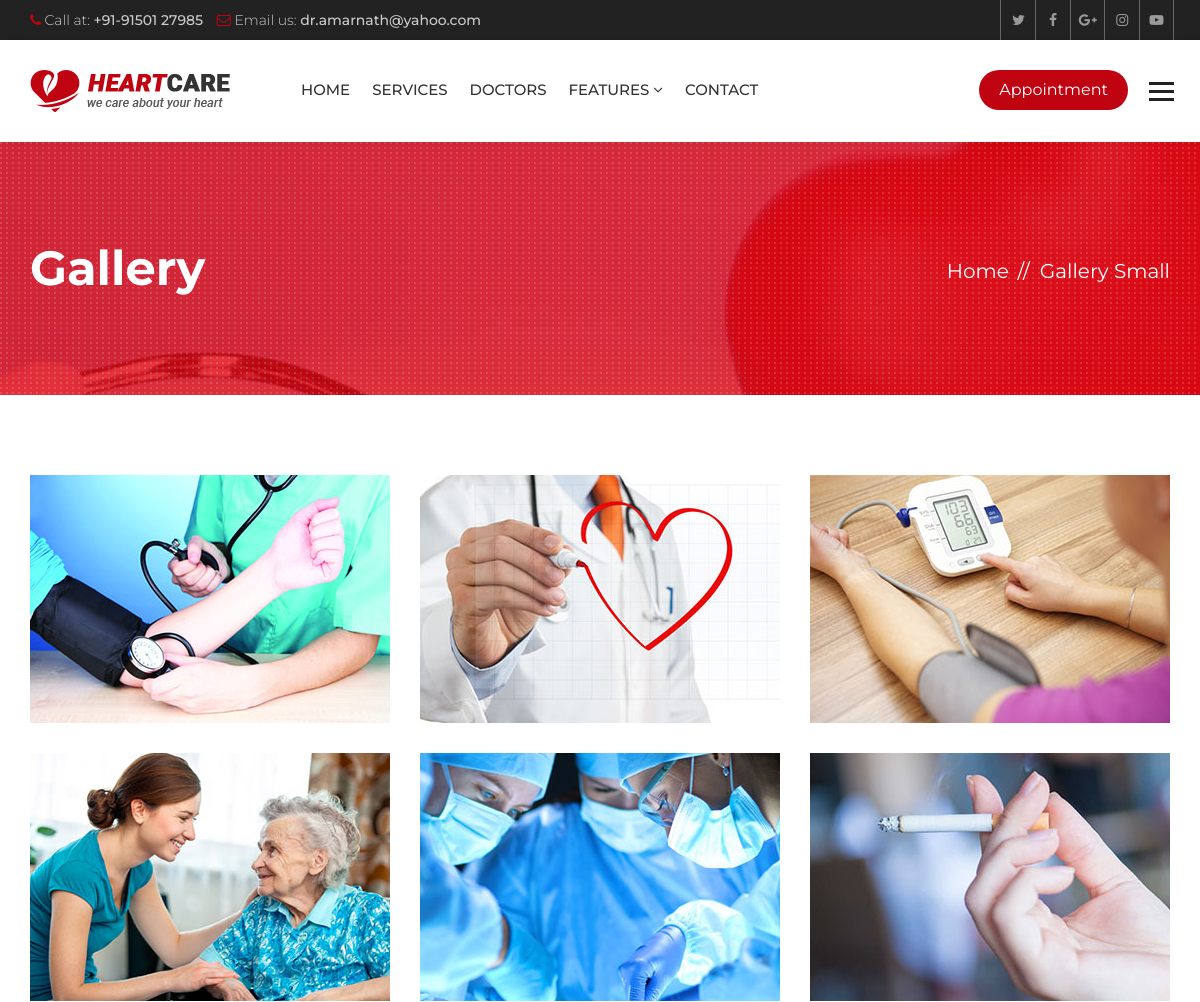
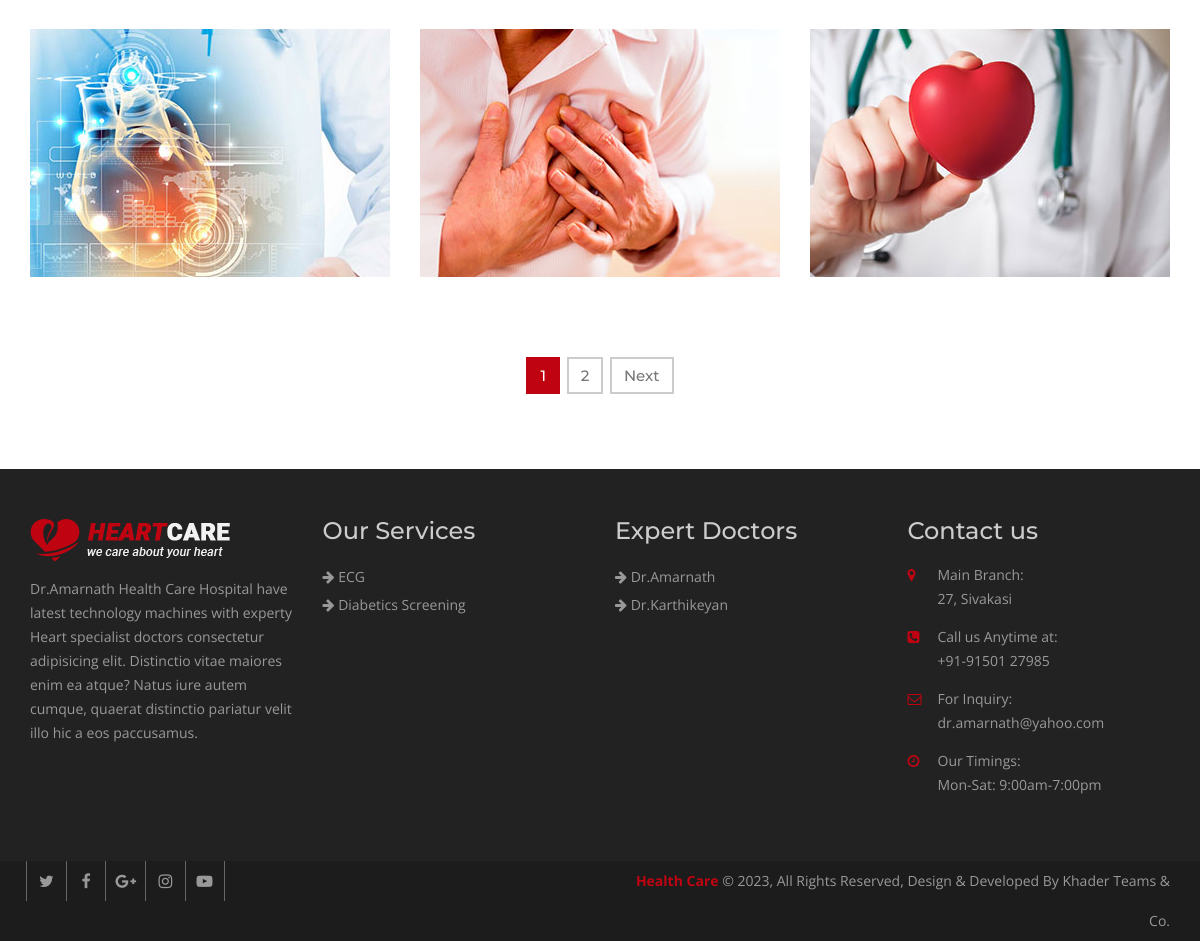
Page /gallery/ on the committed database (2 pictures, top to bottom).
### hospital/models.py (models this page shows, shortened)
class Gallery(models.Model):
    title = models.CharField(max_length=120)
    image = models.ImageField(upload_to="gallery/")
    class Meta:
        verbose_name_plural = "Galleries"

class Service(models.Model):
    title = models.CharField(max_length=120)
    description = models.TextField()
    items = models.ManyToManyField(to='Item',)
    thumbnail = models.ImageField(upload_to='services/')
    cover = models.ImageField(upload_to='services/')
    image1 = models.ImageField(upload_to='services/', blank=True, null=True)
    image2 = models.ImageField(upload_to='services/', blank=True, null=True)

class Doctor(models.Model):
    name = models.CharField(max_length=120)
    speciality = models.CharField(max_length=120)
    picture = models.ImageField(upload_to="doctors/")
    details = models.TextField()
    experience = models.TextField()
    expertize = models.ManyToManyField(to='Expertize', related_name='doctors')
    twitter = models.CharField(max_length=120, blank=True, null=True)
    facebook = models.CharField(max_length=120, blank=True, null=True)
    instagram = models.CharField(max_length=120, blank=True, null=True)

### hospital/views.py (the view)
# urls.py: path('gallery/', views.GalleryListView.as_view(), name="gallery"),
class GalleryListView(ListView):
    template_name = 'hospital/gallery.html'
    queryset = Gallery.objects.all()
    paginate_by = 9

### hospital/context_processors.py (called while the page is built)
def footer_content(request):
    services = Service.objects.all()
    doctors = Doctor.objects.all()
    context = {
        'services': services,
        'doctors': doctors
    }
    return context

### templates/hospital/gallery.html (shortened to what this page needs)
{% extends 'base.html' %}
{% block maincontent %}
<div class="inner-banner">
  <div class="container">
    <div class="row">
      <div class="col-md-7">
        <h1>Gallery</h1>
      </div>
      <div class="col-md-5">
        <ol class="breadcrumb">
          <li><a href="{% url 'index' %}">Home</a></li>
          <li class="active">Gallery Small</li>
        </ol>
      </div>
    </div>
  </div>
</div>
<div class="main-content">
  <div class="gallery">
    <div class="container">
      <div class="row">
        <ul class="gallery-img">
          {% for img in object_list %}
          <li class="col-md-4 col-sm-4">
            <div class="gallery-thumb">
              <img src="{{ img.image.url }}" alt="">
            </div>
          </li>
          {% endfor %}
        </ul>
      </div>
      <div class="row">
        {% if is_paginated %}
        {% include 'partials/_pagination.html' %}
        {% endif %}
      </div>
    </div>
  </div>
</div>
{% endblock maincontent %}

### templates/base.html (shortened to what this page needs)
{% load static %}
<!DOCTYPE html>
<html lang="en">
<head>
  {% include 'partials/_css.html' %}
</head>
<body>
  <div class="wrapper">
    {% include 'partials/_header.html' %}
    {% block maincontent %}
    {% endblock maincontent %}
    {% include 'partials/_footer.html' %}
    {% include 'partials/_js.html' %}
</body>
</html>

### templates/partials/_css.html (shortened to what this page needs)
{% load static %}
<link href="{% static 'heartcare/css/custom.css' %}" rel="stylesheet">
<link href="{% static 'heartcare/css/bootstrap.min.css' %}" rel="stylesheet">
<link href="{% static 'heartcare/css/color.css' %}" rel="stylesheet">
<link href="{% static 'heartcare/css/responsive.css' %}" rel="stylesheet">
<link href="{% static 'heartcare/css/font-awesome.min.css' %}" rel="stylesheet">
<link href="{% static 'heartcare/css/prettyPhoto.css' %}" rel="stylesheet">
<link href="{% static 'heartcare/css/owl.carousel.min.css' %}" rel="stylesheet">
<link href="{% static 'heartcare/css/bootstrap-datetimepicker.min.css' %}" rel="stylesheet">

### templates/partials/_header.html (shortened to what this page needs)
{% load static %}
<header class="site-header">
  <div class="top-bar">
    <div class="container">
      <div class="row">
        <div class="col-md-6 col-sm-8">
          <ul>
            <li><i class="fa fa-phone" aria-hidden="true"></i> Call at: <strong>+91-91501 27985</strong></li>
            <li><i class="fa fa-envelope-o" aria-hidden="true"></i> Email us: <strong>dr.amarnath@yahoo.com</strong>
            </li>
          </ul>
        </div>
        <div class="col-md-6 col-sm-4 top-social"> <a href="#"><i class="fa fa-twitter" aria-hidden="true"></i></a>
          <a href="#"><i class="fa fa-facebook" aria-hidden="true"></i></a> <a href="#"><i class="fa fa-google-plus"
              aria-hidden="true"></i></a> <a href="#"><i class="fa fa-instagram" aria-hidden="true"></i></a> <a
            href="#"><i class="fa fa-youtube-play" aria-hidden="true"></i></a> </div>
      </div>
    </div>
  </div>
  <div class="nav-logo-area">
    <div class="container">
      <div class="row">
        <div class="col-md-12">
          <nav class="navbar navbar-default">
            <div class="navbar-header">
              <a class="navbar-brand" href="{% url 'index' %}"><img src="{% static 'heartcare/images/logo.png' %}"
                  alt=""></a> </div>
            <div class="collapse navbar-collapse" id="bs-example-navbar-collapse-1">
              <ul class="nav navbar-nav">
                <li><a href="{% url 'index' %}">Home</a></li>
                <li><a href="{% url 'services' %}">Services</a></li>
                <li><a href="{% url 'doctors' %}">Doctors</a></li>
                <li class="dropdown"> <a href="#" class="dropdown-toggle" data-toggle="dropdown" role="button"
                    aria-haspopup="true" aria-expanded="false">Features <span class="fa fa-angle-down"></span></a>
                </li>
                <li><a href="{% url 'contact' %}">Contact</a></li>
              </ul>
              <ul class="nav navbar-nav navbar-right">
                <li><a class="appoint" href="{% url 'appointment' %}">Appointment</a></li>
                <li> <a id="menu-toggle" href="#" class="toggle"><img src="{% static 'heartcare/images/bars.png' %}"
                      alt=""></a> </li>
              </ul>
            </div>
          </nav>
        </div>
      </div>
    </div>
  </div>
</header>

### templates/partials/_sidebar.html (shortened to what this page needs)
{% load static %}

### templates/partials/_slider.html (shortened to what this page needs)
{% load static %}

### templates/partials/_pagination.html (shortened to what this page needs)
<div class="cp-pagination">
    <nav aria-label="Page navigation">
        <ul class="pagination">
            {% for page_num in paginator.page_range|slice:":10" %}
            {% if page_obj.number == page_num %}
            <li class="active"><a href="">{{ page_num }}</a></li>
            {% else %}
            <li class="page-item">
                <a class="page-link" href="?page={{ page_num }}">{{ page_num }}</a>
            </li>
            {% endif %}
            {% endfor %}
            {% if page_obj.has_next %}
            <li>
                <a href="?page={{ page_obj.next_page_number }}" aria-label="Next">
                    Next
                </a>
            </li>
            {% endif %}
        </ul>
    </nav>
</div>

### templates/partials/_footer.html
{% load static %}
<footer class="footer">
  <div class="footer-widgets">
    <div class="container">
      <div class="row">
        <div class="col-md-3 col-sm-6">
          <div class="widget"> <img class="ft-logo" src="{% static 'heartcare/images/footer-logo.png' %}" alt="">
            <p>Dr.Amarnath Health Care  Hospital have latest technology machines with experty Heart specialist doctors
              consectetur adipisicing elit. Distinctio vitae maiores enim ea atque? Natus iure autem cumque, quaerat
              distinctio pariatur velit illo hic a eos paccusamus. </p>
          </div>
        </div>
        <div class="col-md-3 col-sm-6">
          <div class="widget">
            <h3>Our Services</h3>
            <ul>
              {% for service in services|slice:':8' %}
              <li><a href="{% url 'service_details' service.id %}"><i class="fa fa-arrow-right"></i>
                  {{service.title }}</a></li>
              {% endfor %}
            </ul>
          </div>
        </div>
        <div class="col-md-3 col-sm-6">
          <div class="widget">
            <h3>Expert Doctors</h3>
            <ul>
              {% for doctor in doctors|slice:':8' %}
              <li><a href="{% url 'doctor_details' doctor.id %}"><i class="fa fa-arrow-right"></i> {{ doctor.name }}</a>
              </li>
              {% endfor %}
            </ul>
          </div>
        </div>
        <div class="col-md-3 col-sm-6">
          <div class="widget">
            <h3>Contact us</h3>
            <address>
              <ul>
                <li> <span class="icon"><i class="fa fa-map-marker" aria-hidden="true"></i></span> <span
                    class="add-text"><strong>Main Branch:</strong>  27, Sivakasi</span> </li>
                <li> <span class="icon"><i class="fa fa-phone-square" aria-hidden="true"></i></span> <span
                    class="add-text"><strong>Call us Anytime at:</strong> +91-91501 27985</span> </li>
                <li> <span class="icon"><i class="fa fa-envelope-o" aria-hidden="true"></i></span> <span
                    class="add-text"><strong>For Inquiry:</strong> dr.amarnath@yahoo.com</span> </li>
                <li> <span class="icon"><i class="fa fa-clock-o" aria-hidden="true"></i></span> <span
                    class="add-text"><strong>Our Timings:</strong> Mon-Sat: 9:00am-7:00pm</span> </li>
              </ul>
            </address>
          </div>
        </div>
      </div>
    </div>
  </div>
  <div class="footer-cr">
    <div class="container">
      <div class="row">
        <div class="col-md-6">
          <div class="footer-social"> <a href="#"><i class="fa fa-twitter" aria-hidden="true"></i></a> <a href="#"><i
                class="fa fa-facebook" aria-hidden="true"></i></a> <a href="#"><i class="fa fa-google-plus"
                aria-hidden="true"></i></a> <a href="#"><i class="fa fa-instagram" aria-hidden="true"></i></a> <a
              href="#"><i class="fa fa-youtube-play" aria-hidden="true"></i></a>
          </div>
        </div>
        <div class="col-md-6">
          <p><strong>Health Care</strong> © {% now 'Y' %}, All Rights Reserved, Design & Developed By Khader Teams & Co.</p>
        </div>
      </div>
    </div>
  </div>
</footer>

### templates/partials/_js.html (shortened to what this page needs)
</div>
{% load static %}

### heartcare/static/heartcare/css/color.css (style rules this page uses)
.site-header .navbar-default .navbar-nav > li > a:hover, .site-header .navbar-default .navbar-nav > .active > a, .site-header .navbar-default .navbar-nav > .active > a:focus, .site-header .navbar-default .navbar-nav > .active > a:hover, .site-header .navbar-default .navbar-nav > .open > a, .site-header .navbar-default .navbar-nav > .open > a:focus, .site-header .navbar-default .navbar-nav > .open > a:hover, .main-slider .owl-theme .owl-dots .owl-dot.active span, .main-slider .owl-theme .owl-dots .owl-dot:hover span, .site-header .navbar-nav > li > a.appoint, .site-header .navbar-nav > li > a.nav-search, .btn-1, .site-header .dropdown-menu > li > a:after, .app-form input[type="submit"], .header-style-two .nav-area, .learn-more, .play:hover, .cp-tabs .nav-tabs > li.active > a, .cp-tabs .nav-tabs > li.active > a:focus, .cp-tabs .nav-tabs > li.active > a:hover, .site-header .head-search .btn.btn-default, .main-slider .owl-theme .owl-dots .owl-dot.active span, .main-slider .owl-theme .owl-dots .owl-dot:hover span, .service-box-2:after, .Heart-box:hover .v-icon, .Heart-box:hover .v-text, .post-date, .team-two .team-social li a, .team-two .team-box .team-text:after, .book-appointment-widget a, .cp-pagination .pagination > li > a:hover, .cp-pagination .pagination > li > span:hover, .book-app, .submit-btn, .news-thumb .date, .newsletter-form button, .news-detail blockquote, .comment-form input[type="submit"], .pro-hover a, .review-form input[type="submit"], .related-products .owl-dots .owl-dot.active span, .related-products .owl-dots .owl-dot:hover span, .heart-care-services .nav-tabs>li.active>a, .heart-care-services .nav-tabs>li.active>a:focus, .heart-care-services .nav-tabs>li.active>a:hover, .heart-care-services .nav-tabs>li>a:hover, .services-nav h3, .site-header .dropdown-menu > li > a:hover, .features-box:hover, .features-box.selected, .footer .widget .rm, .home-testimonials .owl-theme .owl-dots .owl-dot.active span, .home-testimonials .owl-theme .owl-dots .owl-dot:hover span { background: #bf0311; }
.top-bar li .fa, .top-social a:hover, .view, .services-list .service h3 a:hover, .service-style-1 .service-box .ser-content h3 a:hover, .faqs .panel-default > .panel-heading h4 a, .faqs .panel-default > .panel-heading a::after, .team-text h5 a:hover, .section-title-3 strong, .post-text > h5 a:hover, .read-more:hover, .widget address .icon, .footer .widget a:hover, .footer-cr p strong, .footer-social a:hover, .post-meta li, .post-meta li:after, .post-meta li a, .header-service-area .icon, .header-service-area strong, .section-title-1 strong, .section-title-1 h2, .sectio-title-2 strong, .welcome-text .designation, .Heart-box .v-icon, .phone-icon, .services-nav .side-nav li:hover a, .services-nav .side-nav li.active a, .gallery-thumb .hover-info a, .archives li:before, .search-form button, .date-time, .right-404 strong, .prices, .review .fa, .login-social li, .login-social li a, .heart-care-services .nav-tabs>li>a { color: #bf0311; }

### rows in the picture
Gallery: image (picture)
Gallery: image (picture)
Gallery: image (picture)
Gallery: image (picture)
Gallery: image (picture)
Gallery: image (picture)
Gallery: image (picture)
Gallery: image (picture)
Gallery: image (picture)
Service: title "ECG"
Service: title "Diabetics Screening"
Doctor: name "Dr.Amarnath"
Doctor: name "Dr.Karthikeyan"

### other values in the picture
{{ page_num }} "1"
{{ page_num }} "2"
